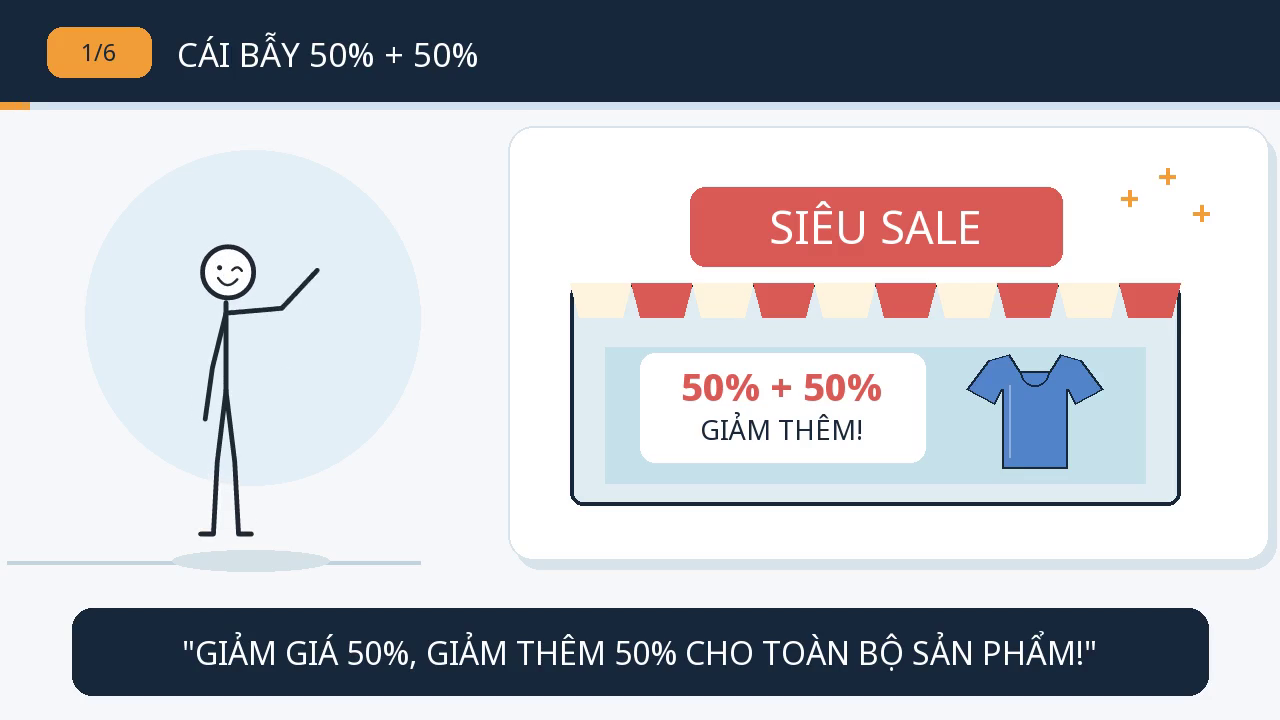
#> input picture phan_tram_stickman_video/qa_old_7s.png, 1280 x 720 px
$ python -i render_video.py   (imports and definitions only)
#> lines starting #> are read from the running program, lines starting #| are printed output that depends on the picture
#> further down, picture is the input picture: PIL image 1280x720 RGB; mean R, G, B 184.7, 186.5, 193.4
#!/usr/bin/env python3
"""Render the 5-minute stickman explainer with scene-specific vector illustrations."""

from __future__ import annotations

import argparse
import bisect
import importlib.util
import json
import math
import subprocess
from functools import lru_cache
from pathlib import Path

from PIL import Image, ImageDraw, ImageFont

ROOT = Path(__file__).resolve().parent
RIG_PATH = ROOT.parent / "stickman_assets" / "stickman.py"
FONT_PATH = ROOT / "NotoSans.ttf"
MATH_FONT_PATH = ROOT / "Nunito.ttf"
W, H, FPS = 1280, 720, 18
NAVY = "#17283b"
BLUE = "#2d69bd"
TEAL = "#1d9f9a"
ORANGE = "#f29d38"
RED = "#da5b57"
CREAM = "#f7f8fa"
PALE = "#eaf2f8"

SHORT_TITLES = [
    "CÁI BẪY 50% + 50%",
    "50% CỦA GIÁ NÀO?",
    "ĐIỂM SỐ VÀ MỐC SO SÁNH",
    "GIẢM RỒI TĂNG",
    "QUY LUẬT ẨN SAU",
    "CÂU HỎI CUỐI CÙNG",
]


def load_rig():
    spec = importlib.util.spec_from_file_location("stickman_rig", RIG_PATH)
    rig = importlib.util.module_from_spec(spec)
    spec.loader.exec_module(rig)
    return rig


# [1 line that did not run here, left out]


# [6 lines left out: function font, not called in this run]


def text(draw, xy, value, size=32, fill=NAVY, heading=False, anchor=None):
    draw.text(xy, value, font=font(size, heading), fill=fill, anchor=anchor)


def center(draw, xy, value, size=32, fill=NAVY, heading=False):
    text(draw, xy, value, size, fill, heading, anchor="mm")


def math_center(draw, xy, value, size=32, fill=NAVY):
    draw.text(xy, value, font=ImageFont.truetype(str(MATH_FONT_PATH), size),
              fill=fill, anchor="mm")


# [4 lines left out: function panel, not called in this run]


def pill(draw, box, label, fill=BLUE, fg="white", size=25):
    draw.rounded_rectangle(box, radius=15, fill=fill)
    center(draw, ((box[0] + box[2]) / 2, (box[1] + box[3]) / 2), label, size, fg)


# [291 lines left out: functions arrow, shirt, phone, exam_paper, wallet, draw_store and 16 more, not called in this run]


@lru_cache(maxsize=360)
def actor_frame(pose, frame_index):
    return RIG.raster(RIG.frame_svg(pose, frame_index / 36), 400)


# [6 lines left out: function draw_actor, not called in this run]


def actor_on_left(image):
    """Swap the body band; text keeps its reading direction and captions stay put."""
    body = image.crop((0, 110, W, 605))
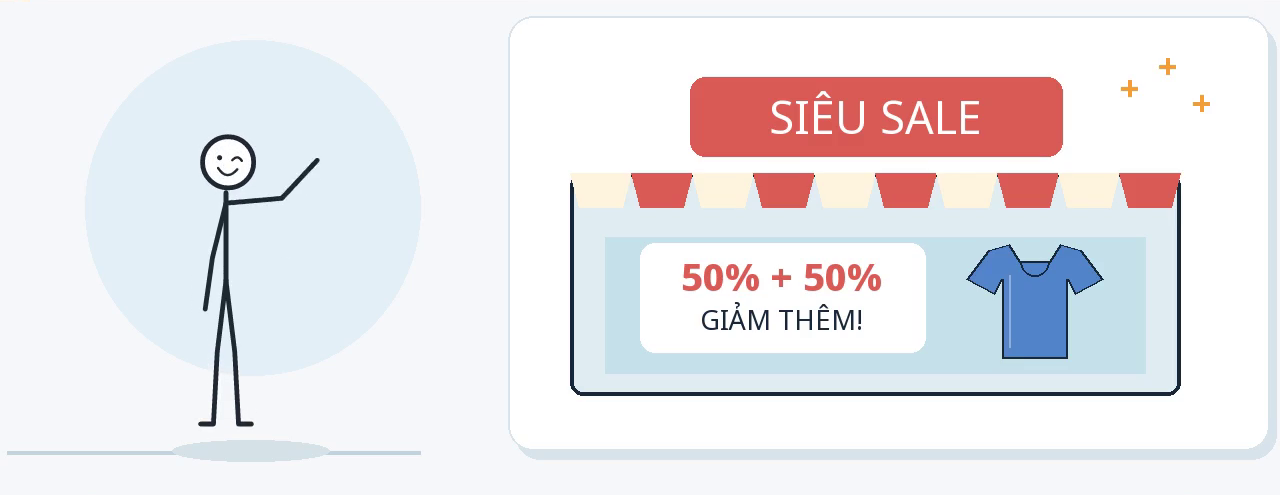
#> body: PIL image 1280x495 RGB; mean R, G, B 234, 231.3, 234.8
    image.paste(body.crop((830, 0, W, 495)), (0, 110))
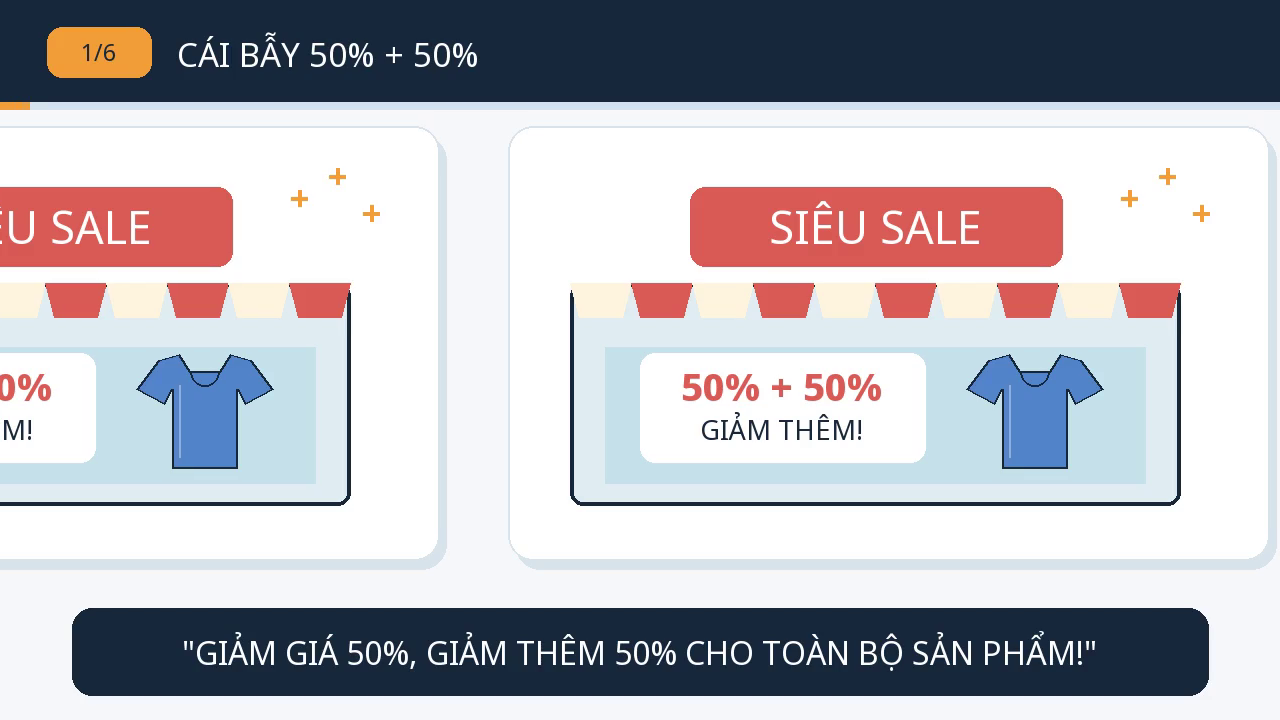
#> image: PIL image 1280x720 RGB; mean R, G, B 183.3, 182.2, 188.8
    image.paste(body.crop((0, 0, 830, 495)), (450, 110))
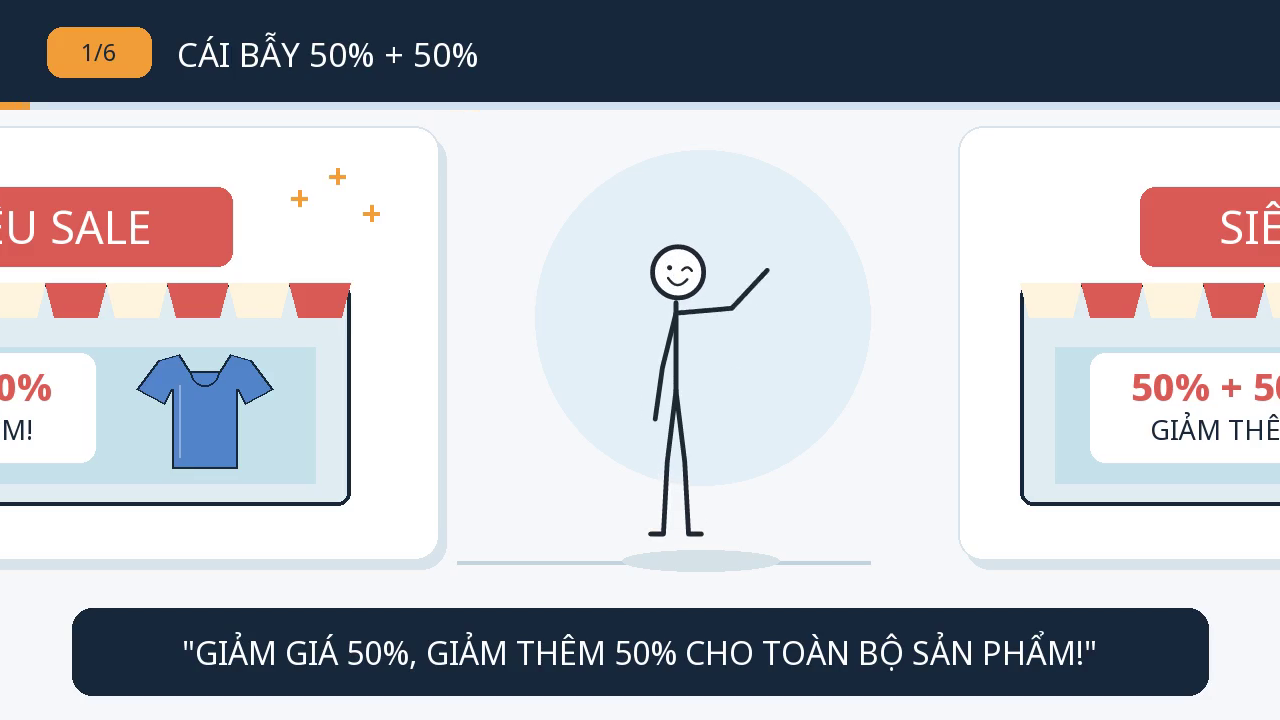
#> image: PIL image 1280x720 RGB; mean R, G, B 184.7, 186.5, 193.4


# [14 lines left out: functions draw_header, draw_caption, not called in this run]


def find_line(lines, time):
    starts = [line["start"] for line in lines]
    return max(0, bisect.bisect_right(starts, time) - 1)


# [92 lines left out: functions build_mode_spans, frame_at, save_illustrations, main, not called in this run]


# [2 lines not run here, left out]

>>> from PIL import Image
>>> picture = Image.open('qa_old_7s.png')
>>> result = actor_on_left(picture)
